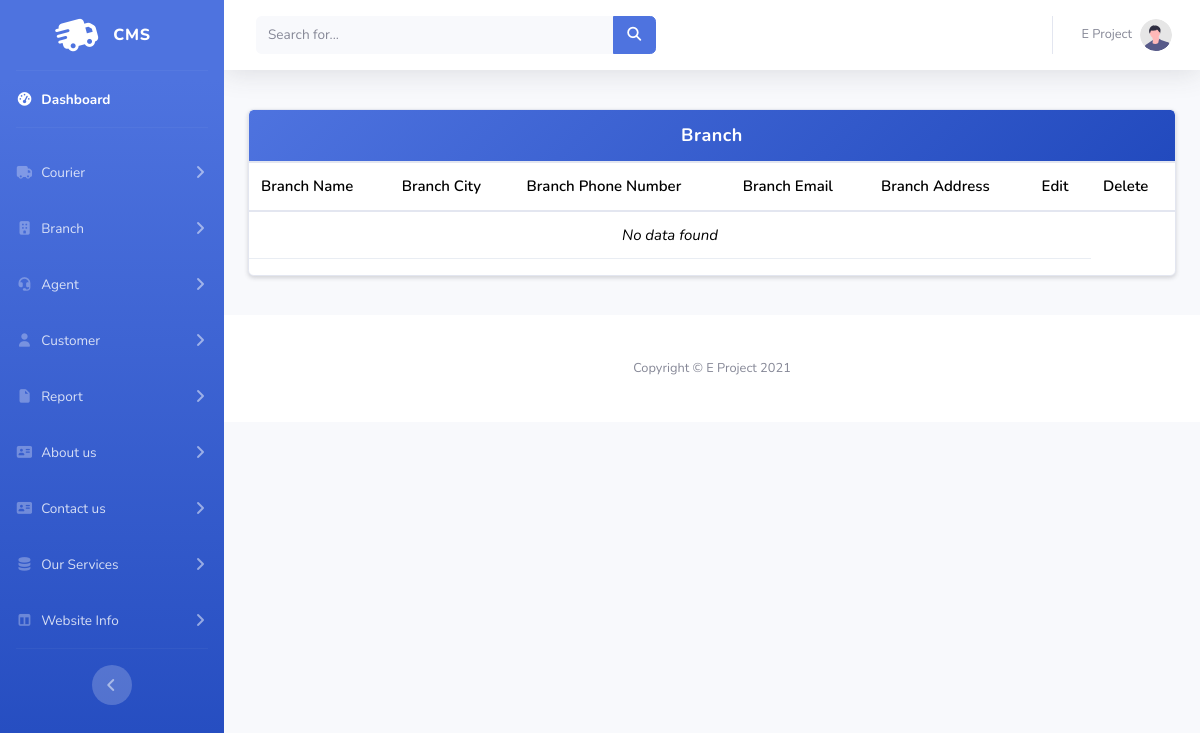
The app's page /Admin/ShowBranch.php, older data.
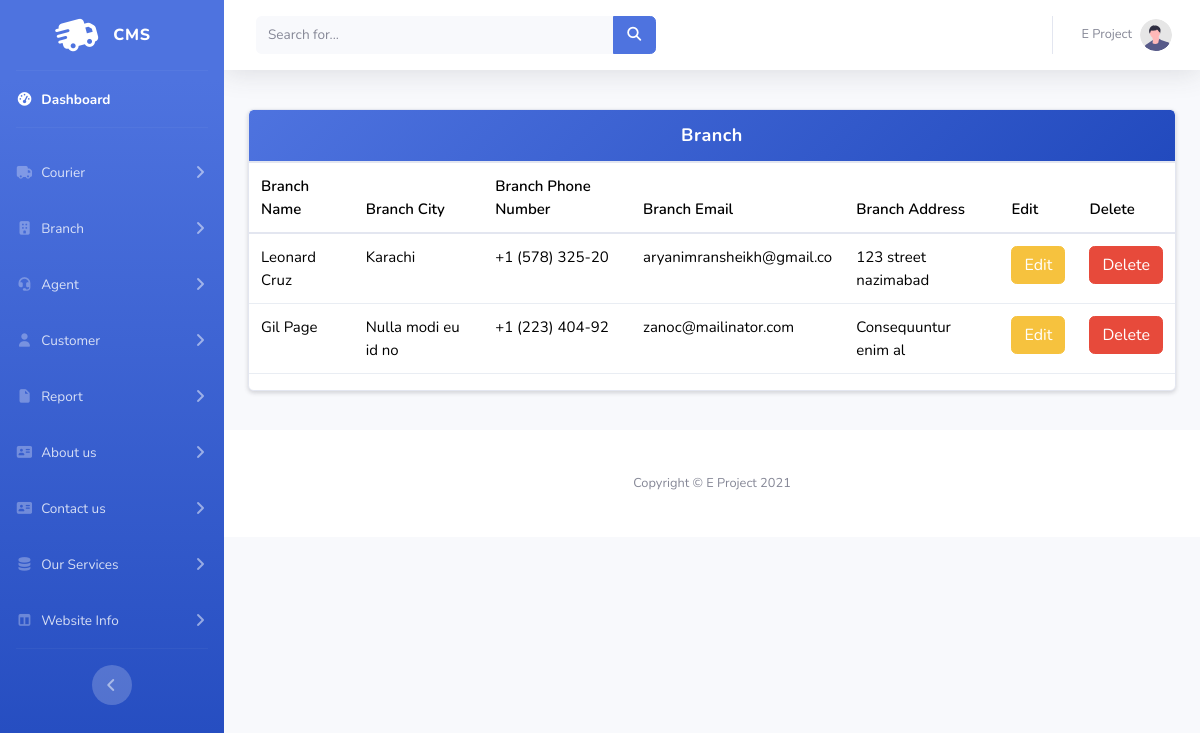
The same page, newer data.
### tables this page shows
CREATE TABLE `branch` (
  `id` int(11) NOT NULL,
  `BranchName` varchar(1000) NOT NULL,
  `BranchCity` varchar(100) NOT NULL,
  `BranchPhnum` varchar(15) NOT NULL,
  `BranchEmail` varchar(50) NOT NULL,
  `BranchAddress` varchar(500) NOT NULL,
  `record_time` varchar(100) NOT NULL DEFAULT current_timestamp(),
  `status` varchar(50) NOT NULL DEFAULT 'Open'
);

### Admin/ShowBranch.php (the view, shortened to what this page needs)
<!DOCTYPE html>
<html lang="en">
<head>
</head>
<body>
    <?php
    include_once("navbar.php")
    ?>
<div class="container my-4">
    <div class="card shadow-sm">
        <div class="card-header">
            Branch
        </div>
        <div class="table-responsive">
            <table class="table table-hover align-middle"  id="a">
                <thead>
                    <tr>
                        <th>Branch Name</th>
                        <th>Branch City</th>
                        <th>Branch Phone Number</th>
                        <th>Branch Email</th>
                        <th>Branch Address</th>
                        <th>Edit</th>
                        <th>Delete</th>
                    </tr>
                </thead>
                <tbody>
                    <?php
                    $run = mysqli_query($conn, "SELECT * FROM branch");
                    if ($run && mysqli_num_rows($run) > 0) {
                        while ($row = mysqli_fetch_array($run)) {
                            ?>
                            <tr>
                                <td><?php echo $row[1]; ?></td>
                                <td><?php echo $row[2]; ?></td>
                                <td><?php echo $row[3]; ?></td>
                                <td><?php echo $row[4]; ?></td>
                                <td><?php echo $row[5]; ?></td>
                                <td><button class="btn btn-warning" data-bs-toggle="modal" data-bs-target="#exampleModal">Edit</button></td>
                                <td><a href="DeleteBranch.php?id=<?php echo $row[0]; ?>" class="btn btn-danger">Delete</a></td>
                            </tr>
<div class="modal fade" id="exampleModal" tabindex="-1" aria-labelledby="exampleModalLabel" aria-hidden="true">
                            <?php
                        }
                    } else {
                        echo '<tr><td colspan="6" class="no-data">No data found</td></tr>';
                    }
                    ?>
</div>
                </tbody>
            </table>
        </div>
    </div>
</div>
<?php
    include_once("footer.php")
    ?>
</body>
</html>

Row changes from the older to the newer data that the page shows:
added branch: BranchName "Leonard Cruz", BranchCity "Karachi", BranchPhnum "+1 (578) 325-20", BranchEmail "aryanimransheikh@gmail.co", BranchAddress "123 street nazimabad"
added branch: BranchName "Gil Page", BranchCity "Nulla modi eu id no", BranchPhnum "+1 (223) 404-92", BranchEmail "zanoc@mailinator.com", BranchAddress "Consequuntur enim al"
Text that changed along with them:
text no longer shown: "No data found"
